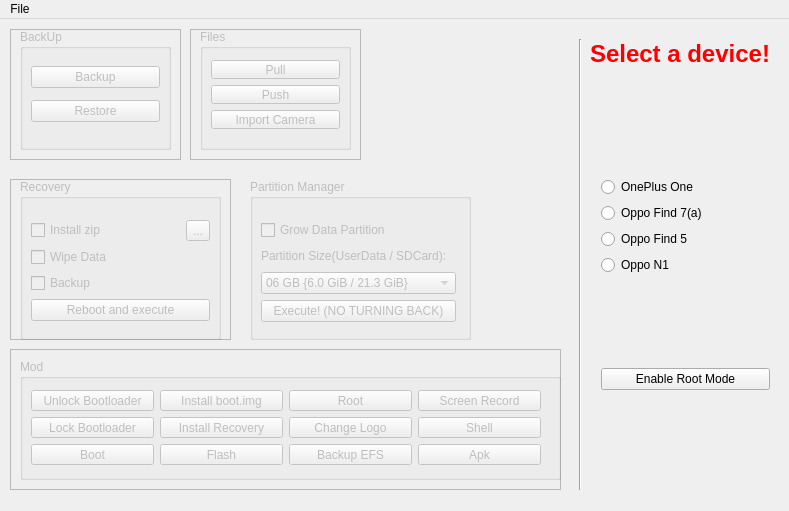
<?xml version="1.0" encoding="UTF-8"?>
<ui version="4.0">
 <class>OTools</class>
 <widget class="QMainWindow" name="OTools">
  <property name="geometry">
   <rect>
    <x>0</x>
    <y>0</y>
    <width>789</width>
    <height>511</height>
   </rect>
  </property>
  <property name="windowTitle">
   <string>OTools</string>
  </property>
  <widget class="QWidget" name="centralWidget">
   <widget class="QFrame" name="frame">
    <property name="geometry">
     <rect>
      <x>10</x>
      <y>10</y>
      <width>171</width>
      <height>131</height>
     </rect>
    </property>
    <property name="frameShape">
     <enum>QFrame::StyledPanel</enum>
    </property>
    <property name="frameShadow">
     <enum>QFrame::Raised</enum>
    </property>
    <widget class="QGroupBox" name="backbox">
     <property name="enabled">
      <bool>false</bool>
     </property>
     <property name="geometry">
      <rect>
       <x>10</x>
       <y>0</y>
       <width>151</width>
       <height>121</height>
      </rect>
     </property>
     <property name="title">
      <string>BackUp</string>
     </property>
     <widget class="QWidget" name="verticalLayoutWidget_4">
      <property name="geometry">
       <rect>
        <x>0</x>
        <y>20</y>
        <width>151</width>
        <height>91</height>
       </rect>
      </property>
      <layout class="QVBoxLayout" name="verticalLayout_8">
       <item>
        <widget class="QPushButton" name="BackupB">
         <property name="text">
          <string>Backup</string>
         </property>
        </widget>
       </item>
       <item>
        <widget class="QPushButton" name="RestoreB">
         <property name="text">
          <string>Restore</string>
         </property>
        </widget>
       </item>
      </layout>
     </widget>
    </widget>
   </widget>
   <widget class="QFrame" name="frame_2">
    <property name="geometry">
     <rect>
      <x>190</x>
      <y>10</y>
      <width>171</width>
      <height>131</height>
     </rect>
    </property>
    <property name="frameShape">
     <enum>QFrame::StyledPanel</enum>
    </property>
    <property name="frameShadow">
     <enum>QFrame::Raised</enum>
    </property>
    <widget class="QGroupBox" name="filebox">
     <property name="enabled">
      <bool>false</bool>
     </property>
     <property name="geometry">
      <rect>
       <x>10</x>
       <y>0</y>
       <width>151</width>
       <height>121</height>
      </rect>
     </property>
     <property name="title">
      <string>Files</string>
     </property>
     <widget class="QWidget" name="verticalLayoutWidget_3">
      <property name="geometry">
       <rect>
        <x>0</x>
        <y>20</y>
        <width>151</width>
        <height>91</height>
       </rect>
      </property>
      <layout class="QVBoxLayout" name="verticalLayout_3">
       <item>
        <widget class="QPushButton" name="PullB">
         <property name="text">
          <string>Pull</string>
         </property>
        </widget>
       </item>
       <item>
        <widget class="QPushButton" name="PushB">
         <property name="text">
          <string>Push</string>
         </property>
        </widget>
       </item>
       <item>
        <widget class="QPushButton" name="CamB">
         <property name="text">
          <string>Import Camera</string>
         </property>
        </widget>
       </item>
      </layout>
     </widget>
    </widget>
   </widget>
   <widget class="QFrame" name="frame_3">
    <property name="geometry">
     <rect>
      <x>10</x>
      <y>330</y>
      <width>551</width>
      <height>141</height>
     </rect>
    </property>
    <property name="frameShape">
     <enum>QFrame::StyledPanel</enum>
    </property>
    <property name="frameShadow">
     <enum>QFrame::Raised</enum>
    </property>
    <widget class="QGroupBox" name="modbox">
     <property name="enabled">
      <bool>false</bool>
     </property>
     <property name="geometry">
      <rect>
       <x>10</x>
       <y>10</y>
       <width>541</width>
       <height>121</height>
      </rect>
     </property>
     <property name="title">
      <string>Mod</string>
     </property>
     <widget class="QWidget" name="horizontalLayoutWidget">
      <property name="geometry">
       <rect>
        <x>0</x>
        <y>20</y>
        <width>532</width>
        <height>97</height>
       </rect>
      </property>
      <layout class="QHBoxLayout" name="horizontalLayout">
       <item>
        <layout class="QVBoxLayout" name="verticalLayout_4">
         <item>
          <widget class="QPushButton" name="UnlockB">
           <property name="text">
            <string>Unlock Bootloader</string>
           </property>
          </widget>
         </item>
         <item>
          <widget class="QPushButton" name="LockB">
           <property name="text">
            <string>Lock Bootloader</string>
           </property>
          </widget>
         </item>
         <item>
          <widget class="QPushButton" name="FBootB">
           <property name="text">
            <string>Boot</string>
           </property>
          </widget>
         </item>
        </layout>
       </item>
       <item>
        <layout class="QVBoxLayout" name="verticalLayout_5">
         <item>
          <widget class="QPushButton" name="FlashBootB">
           <property name="text">
            <string>Install boot.img</string>
           </property>
          </widget>
         </item>
         <item>
          <widget class="QPushButton" name="RecoveryB">
           <property name="text">
            <string>Install Recovery</string>
           </property>
          </widget>
         </item>
         <item>
          <widget class="QPushButton" name="FBFlashB">
           <property name="text">
            <string>Flash</string>
           </property>
          </widget>
         </item>
        </layout>
       </item>
       <item>
        <layout class="QVBoxLayout" name="verticalLayout_7">
         <item>
          <widget class="QPushButton" name="RootB">
           <property name="text">
            <string>Root</string>
           </property>
          </widget>
         </item>
         <item>
          <widget class="QPushButton" name="LogoB">
           <property name="text">
            <string>Change Logo</string>
           </property>
          </widget>
         </item>
         <item>
          <widget class="QPushButton" name="EfsB">
           <property name="text">
            <string>Backup EFS</string>
           </property>
          </widget>
         </item>
        </layout>
       </item>
       <item>
        <layout class="QVBoxLayout" name="verticalLayout_2">
         <item>
          <widget class="QPushButton" name="SRECB">
           <property name="text">
            <string>Screen Record</string>
           </property>
          </widget>
         </item>
         <item>
          <widget class="QPushButton" name="ShellB">
           <property name="text">
            <string>Shell</string>
           </property>
          </widget>
         </item>
         <item>
          <widget class="QPushButton" name="ApkB">
           <property name="text">
            <string>Apk</string>
           </property>
          </widget>
         </item>
        </layout>
       </item>
      </layout>
     </widget>
    </widget>
   </widget>
   <widget class="QFrame" name="frame_4">
    <property name="geometry">
     <rect>
      <x>10</x>
      <y>160</y>
      <width>221</width>
      <height>161</height>
     </rect>
    </property>
    <property name="frameShape">
     <enum>QFrame::StyledPanel</enum>
    </property>
    <property name="frameShadow">
     <enum>QFrame::Raised</enum>
    </property>
    <widget class="QGroupBox" name="recbox">
     <property name="enabled">
      <bool>false</bool>
     </property>
     <property name="geometry">
      <rect>
       <x>10</x>
       <y>0</y>
       <width>201</width>
       <height>161</height>
      </rect>
     </property>
     <property name="title">
      <string>Recovery</string>
     </property>
     <widget class="QWidget" name="layoutWidget">
      <property name="geometry">
       <rect>
        <x>0</x>
        <y>30</y>
        <width>201</width>
        <height>124</height>
       </rect>
      </property>
      <layout class="QVBoxLayout" name="verticalLayout_6">
       <item>
        <layout class="QHBoxLayout" name="horizontalLayout_4">
         <item>
          <widget class="QCheckBox" name="ZipCheck">
           <property name="text">
            <string>Install zip</string>
           </property>
          </widget>
         </item>
         <item>
          <widget class="QToolButton" name="SelectZip">
           <property name="enabled">
            <bool>false</bool>
           </property>
           <property name="text">
            <string>...</string>
           </property>
           <property name="checkable">
            <bool>false</bool>
           </property>
          </widget>
         </item>
        </layout>
       </item>
       <item>
        <widget class="QCheckBox" name="WipeCheck">
         <property name="text">
          <string>Wipe Data</string>
         </property>
        </widget>
       </item>
       <item>
        <widget class="QCheckBox" name="BackCheck">
         <property name="text">
          <string>Backup</string>
         </property>
        </widget>
       </item>
       <item>
        <widget class="QPushButton" name="pushButton_3">
         <property name="text">
          <string>Reboot and execute</string>
         </property>
        </widget>
       </item>
      </layout>
     </widget>
    </widget>
   </widget>
   <widget class="Line" name="line">
    <property name="geometry">
     <rect>
      <x>570</x>
      <y>20</y>
      <width>20</width>
      <height>451</height>
     </rect>
    </property>
    <property name="orientation">
     <enum>Qt::Vertical</enum>
    </property>
   </widget>
   <widget class="QWidget" name="verticalLayoutWidget">
    <property name="geometry">
     <rect>
      <x>590</x>
      <y>60</y>
      <width>191</width>
      <height>411</height>
     </rect>
    </property>
    <layout class="QVBoxLayout" name="verticalLayout">
     <item>
      <layout class="QVBoxLayout" name="verticalLayout_9">
       <item>
        <widget class="QRadioButton" name="opoR">
         <property name="text">
          <string>OnePlus One</string>
         </property>
        </widget>
       </item>
       <item>
        <widget class="QRadioButton" name="f7R">
         <property name="text">
          <string>Oppo Find 7(a)</string>
         </property>
        </widget>
       </item>
       <item>
        <widget class="QRadioButton" name="f5R">
         <property name="text">
          <string>Oppo Find 5</string>
         </property>
        </widget>
       </item>
       <item>
        <widget class="QRadioButton" name="n1R">
         <property name="text">
          <string>Oppo N1</string>
         </property>
        </widget>
       </item>
      </layout>
     </item>
     <item>
      <layout class="QVBoxLayout" name="verticalLayout_11"/>
     </item>
     <item>
      <layout class="QVBoxLayout" name="verticalLayout_10"/>
     </item>
     <item>
      <widget class="QPushButton" name="RootC">
       <property name="text">
        <string>Enable Root Mode</string>
       </property>
      </widget>
     </item>
    </layout>
   </widget>
   <widget class="QLabel" name="label">
    <property name="geometry">
     <rect>
      <x>590</x>
      <y>20</y>
      <width>187</width>
      <height>31</height>
     </rect>
    </property>
    <property name="text">
     <string>&lt;html&gt;&lt;head/&gt;&lt;body&gt;&lt;p&gt;&lt;span style=&quot; font-size:18pt; font-weight:600; color:#ff0000;&quot;&gt;Select a device!&lt;/span&gt;&lt;/p&gt;&lt;/body&gt;&lt;/html&gt;</string>
    </property>
   </widget>
   <widget class="QGroupBox" name="partitionbox">
    <property name="enabled">
     <bool>false</bool>
    </property>
    <property name="geometry">
     <rect>
      <x>250</x>
      <y>160</y>
      <width>221</width>
      <height>161</height>
     </rect>
    </property>
    <property name="title">
     <string>Partition Manager</string>
    </property>
    <widget class="QWidget" name="layoutWidget_2">
     <property name="geometry">
      <rect>
       <x>0</x>
       <y>30</y>
       <width>217</width>
       <height>124</height>
      </rect>
     </property>
     <layout class="QVBoxLayout" name="verticalLayout_12">
      <item>
       <layout class="QHBoxLayout" name="horizontalLayout_5">
        <item>
         <widget class="QCheckBox" name="IncreaseSystemPartion">
          <property name="text">
           <string>Grow Data Partition</string>
          </property>
         </widget>
        </item>
       </layout>
      </item>
      <item>
       <widget class="QLabel" name="label_2">
        <property name="text">
         <string>Partition Size(UserData / SDCard):</string>
        </property>
       </widget>
      </item>
      <item>
       <widget class="QComboBox" name="UserDataPartitionCmbBox">
        <property name="enabled">
         <bool>false</bool>
        </property>
        <property name="currentText">
         <string>06 GB {6.0 GiB / 21.3 GiB}</string>
        </property>
        <property name="maxVisibleItems">
         <number>5</number>
        </property>
        <property name="insertPolicy">
         <enum>QComboBox::NoInsert</enum>
        </property>
        <item>
         <property name="text">
          <string>06 GB {6.0 GiB / 21.3 GiB}</string>
         </property>
        </item>
        <item>
         <property name="text">
          <string>07 GB {7.0 GiB / 20.3 GiB}</string>
         </property>
        </item>
        <item>
         <property name="text">
          <string>08 GB {8.0 GiB / 19.3 GiB}</string>
         </property>
        </item>
        <item>
         <property name="text">
          <string>09 GB {9.0 GiB / 18.3 GiB}</string>
         </property>
        </item>
        <item>
         <property name="text">
          <string>10 GB {10.0 GiB / 17.3 GiB}</string>
         </property>
        </item>
       </widget>
      </item>
      <item>
       <widget class="QPushButton" name="btnGrowParitionExecute">
        <property name="enabled">
         <bool>false</bool>
        </property>
        <property name="text">
         <string>Execute! (NO TURNING BACK)</string>
        </property>
       </widget>
      </item>
     </layout>
    </widget>
   </widget>
  </widget>
  <widget class="QMenuBar" name="menuBar">
   <property name="geometry">
    <rect>
     <x>0</x>
     <y>0</y>
     <width>789</width>
     <height>21</height>
    </rect>
   </property>
   <widget class="QMenu" name="menuFile">
    <property name="title">
     <string>File</string>
    </property>
    <addaction name="actionUpdate"/>
    <addaction name="actionDisclaimer"/>
    <addaction name="actionAbout"/>
   </widget>
   <addaction name="menuFile"/>
  </widget>
  <action name="actionUpdate">
   <property name="text">
    <string>Update</string>
   </property>
  </action>
  <action name="actionDisclaimer">
   <property name="text">
    <string>Disclaimer</string>
   </property>
  </action>
  <action name="actionAbout">
   <property name="text">
    <string>About</string>
   </property>
  </action>
 </widget>
 <layoutdefault spacing="6" margin="11"/>
 <resources/>
 <connections/>
 <buttongroups>
  <buttongroup name="buttonGroup"/>
 </buttongroups>
</ui>
